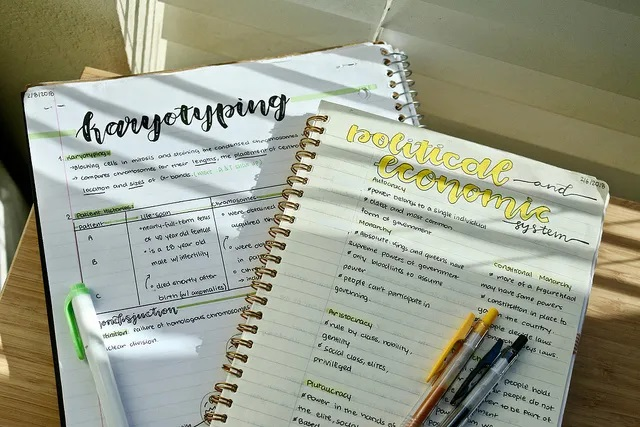
#> input picture Week1/Task1/earth.jpg, 640 x 427 px
$ python Adaptive.py
#> lines starting #> are read from the running program, lines starting #| are printed output that depends on the picture; after the words box and inside, x2 and y2 are one past the last pixel; in counts of white or black regions, pixels touching at a corner belong together


import cv2 as cv
import numpy as np
import matplotlib.pyplot as plt
import os

def adaptiveThresholding():
    earth = cv.imread("earth.jpg")
#> earth is the input picture: shape (427, 640, 3); mean B, G, R 139.4, 157.6, 153.8
    earthGray = cv.cvtColor(earth, cv.COLOR_BGR2GRAY)
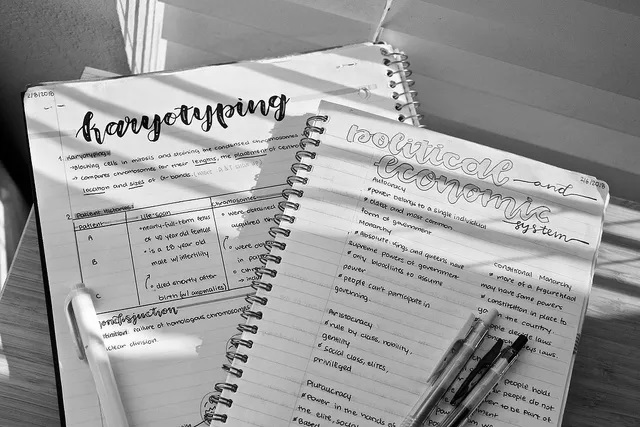
#> earthGray: shape (427, 640); min 0, max 255, mean 154.4

    plt.subplot(1,3,1)
    plt.imshow(earthGray, cmap = 'gray')

    _, earthThres = cv.threshold(earthGray, 60, 255, cv.THRESH_BINARY)
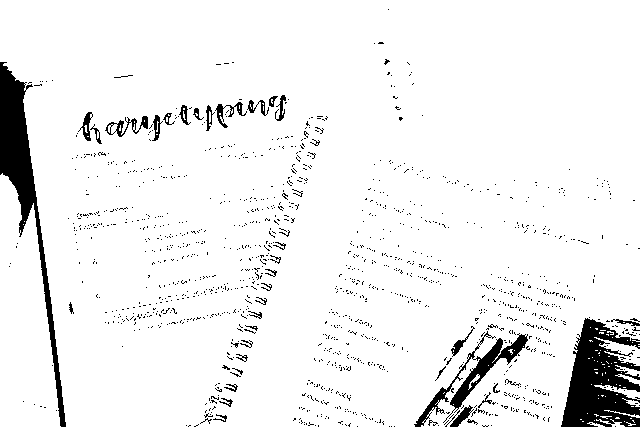
#> earthThres: shape (427, 640); 93.6% white; 1312 black regions (1271 under 20 px), largest, box (x1, y1, x2, y2) and area: (561, 318, 640, 427) 5330, (0, 62, 66, 427) 4691, (414, 331, 528, 427) 1806

    plt.subplot(1,3,2)
    plt.imshow(earthThres, cmap = 'gray')

    earthThres = cv.adaptiveThreshold(earthGray, 255, cv.ADAPTIVE_THRESH_MEAN_C,cv.THRESH_BINARY, 7,10)
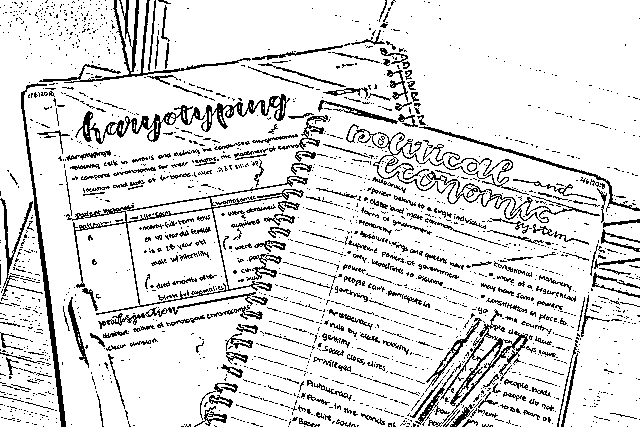
#> earthThres: shape (427, 640); 87% white; black in thin lines or dots
    plt .subplot(1,3,3)
    plt.imshow(earthThres, cmap = 'gray')

    plt.show()
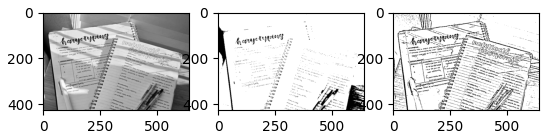
#> figure drawn by matplotlib, 3 panels

if __name__ == '__main__':
    adaptiveThresholding()
